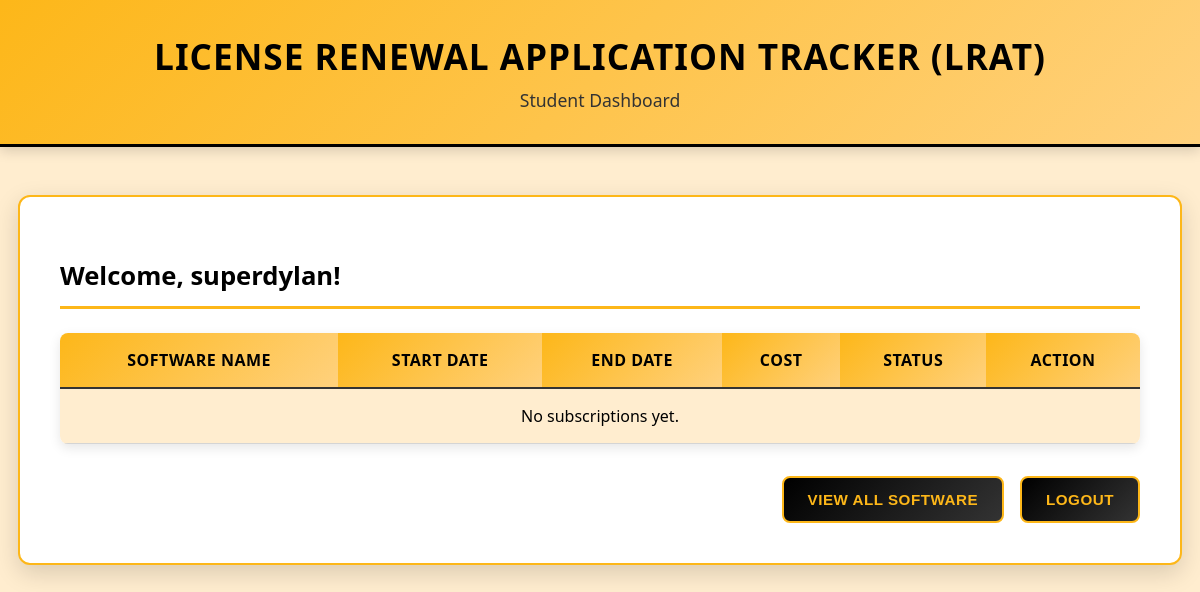
The app's page /dashboard/ (signed in), older data.
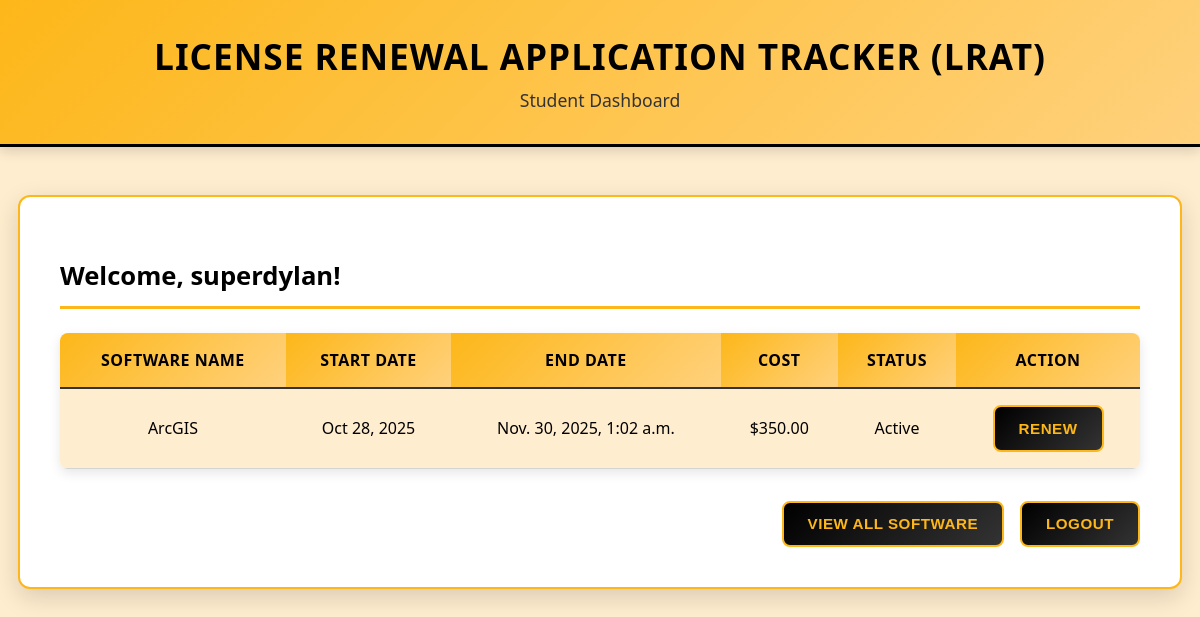
The same page, newer data.
### DATABASE_APP/models.py (models this page shows, shortened)
class Subscription(models.Model):
    subscription_id = models.AutoField(primary_key=True)
    currently_used = models.BooleanField(default=True)
    date_subscribed = models.DateTimeField(auto_now_add=True)
    date_expired = models.DateTimeField(null=True, blank=True)
    renew = models.BooleanField(default=False)
    user = models.ForeignKey(CustomUser, on_delete=models.CASCADE, related_name="subscriptions")
    software = models.ForeignKey(Software, on_delete=models.CASCADE, related_name="subscriptions")
    option = models.ForeignKey(
        SoftwareOption,
        on_delete=models.SET_NULL,
        related_name="subscriptions",
        null=True,
        blank=True,
    )
    total_cost = models.DecimalField(max_digits=10, decimal_places=2, null=True, blank=True)
    created_at = models.DateTimeField(auto_now_add=True)
    updated_at = models.DateTimeField(auto_now=True)

class Software(models.Model):
    software_id = models.AutoField(primary_key=True)
    subscription_name = models.CharField(max_length=50)
    cost = models.DecimalField(max_digits=10, decimal_places=2)
    term = models.IntegerField()
    license_start = models.DateField(null=True, blank=True)
    license_end = models.DateField(null=True, blank=True)
    description = models.TextField(blank=True, null=True)
    is_active = models.BooleanField(default=True)
    created_at = models.DateTimeField(auto_now_add=True)
    updated_at = models.DateTimeField(auto_now=True)

### LRAT_APP/views.py (the view)
# urls.py: path('dashboard/', views.dashboard, name='dashboard'),
@login_required
def dashboard(request):
    user_subscriptions = Subscription.objects.filter(user=request.user)
    context = {
        'user': request.user,
        'subscriptions': user_subscriptions,
    }
    return render(request, 'dashboard.html', context)

### LRAT_APP/templates/dashboard.html (shortened to what this page needs)
{% load static %}
<!DOCTYPE html>
<html lang="en">
<head>
    <link rel="stylesheet" type="text/css" href="{% static 'CSS/styles.css' %}">
</head>
<body class="dashboard-page">
    <header>
        <h1>License Renewal Application Tracker (LRAT)</h1>
        <p>Student Dashboard</p>
    </header>
    <main>
        <h2>Welcome, {{ user.username }}!</h2>
        <table>
            <tr>
                <th>Software Name</th>
                <th>Start Date</th>
                <th>End Date</th>
                <th>Cost</th>
                <th>Status</th>
                <th>Action</th>
            </tr>
            {% for sub in subscriptions %}
            <tr>
                <td>{{ sub.software.subscription_name }}</td>
                <td>{{ sub.date_subscribed|date:"M d, Y" }}</td>
                <td>{{ sub.date_expired|default:"N/A" }}</td>
                <td>${{ sub.total_cost }}</td>
                <td>
                    {% if sub.currently_used %}
                        Active
                    {% else %}
                        Expired
                    {% endif %}
                </td>
                <td><button>Renew</button></td>
            </tr>
            {% empty %}
            <tr>
                <td colspan="6">No subscriptions yet.</td>
            </tr>
            {% endfor %}
        </table>
        <div class="actions">
            <a href="{% url 'software_list' %}">
                <button type="button">View All Software</button>
            </a>
            <a href="{% url 'logout' %}">
                <button type="button">Logout</button>
            </a>
        </div>
    </main>
</body>
</html>

Row changes from the older to the newer data that the page shows:
added Subscription: software.subscription_name "ArcGIS", date_subscribed "Oct 28, 2025", date_expired "Nov. 30, 2025, 1:02 a.m.", total_cost "350.00", currently_used "Active"
Text that changed along with them:
text no longer shown: "No subscriptions yet."
